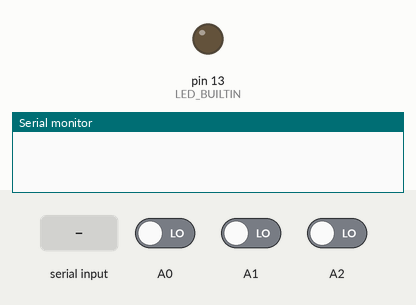
A sketch run on a simulated Arduino Mega 2560, built with avr-gcc and run on an emulated ATmega2560. Shown: output pins drawn as LEDs (lit = HIGH), the last lines printed to the serial monitor. The test bench sets the inputs (shaded band); at power-on: A0 LOW, A1 LOW, A2 LOW. The modem accepts every AT command (registered, SIM ready, sends succeed) and sends nothing else.

Above: at 0.1 s.
At 4.7 s:
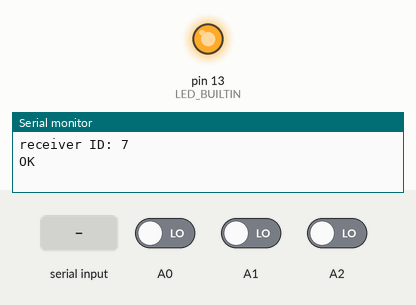
4.8 s: "+RCV=\n" received over Serial
7.3 s: "+RCV=\n" received over the second serial link
8.8 s: "1\n" received over Serial
Timing chart, 0 to 11.8 s (numbered marks = the images above; inputs shaded):
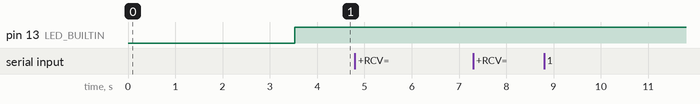

The sketch:

solidColorReceiver.ino
```cpp
#include <SoftwareSerial.h>

#define LORA_TX_PIN 2  //tx pin on LORA
#define LORA_RX_PIN 3  //rx pin on LORA
#define LCD_TX_PIN 5   //tx pin for LCD
#define LCD_RX_PIN 4   //rx pin for LCD

#define OVERRIDE_PIN 5 //override switch, turns on relay

#define USB Serial
#define BUFLEN 64
char workingBuffer[BUFLEN];


// Todo: Create a LORA class.  Replace this line with "LORA myLORA(LORA_TX_PIN, LORA_RX_PIN);
//SoftwareSerial LORA (LORA_TX_PIN, LORA_RX_PIN);
#define LORA Serial2

// Todo: Create an LCD class.  Replace this line with "LCD myLCD(LCD_TX_PIN, LCD_RX_PIN);
SoftwareSerial LCD  (LCD_TX_PIN,LCD_RX_PIN);

int address = 0;
bool overSwitch = false;
bool loraSwitch = false;
bool override = false;

/* Sends a command to the LoRa and returns the response in a buffer */
// Todo: Make this a class method
void sendToLora(const char* command, char* response, int buflen) {
  LORA.print(command);  // Send command
  LORA.print("\r\n");   // Append terminator
  int n = LORA.readBytesUntil('\n', response, buflen); // Read the response (terminates in \r\n)
  response[n - 1] = 0; // Replace the last character (\r) with a string terminator
}

// Todo: make this a class method
void readLora(char* response, int buflen) {
  int n = LORA.readBytesUntil('\n', response, buflen); // Read the response (terminates in \r\n)
  response[n - 1] = 0; // Replace the last character (\r) with a string terminator
}

// Todo: make this a class method
void displayLcd(char* message) {
  LCD.write(0xFE);  // Control character
  LCD.write(0x01);  // Clear the screen
  LCD.print(message);
}


// Todo:  Create an address class
void setAddress(){
  int b1 = digitalRead(A0);
  int b2 = digitalRead(A1);
  int b3 = digitalRead(A2);
  int x = !b1;
  x = x<<1 | !b2;
  x = x<<1 | !b3;
  address = x;
}

void setup() {
  // Start the serial port connected to the computer
  USB.begin(9600);
//  while (!USB) {
//    ;
//  }
  //USB.println("Initializing");

  // Start the LCD display
  delay(500); // Wait for LCD to be ready
  LCD.begin(9600);
  while (!LCD) {
    ;
  }

  // Start the LoRa connection
  LORA.begin(9600);
  while (!LORA) {
    ;
  }

  // Todo: Replace with myLCD.clear();
  LCD.write(0xFE);
  LCD.write(0x01);


  sendToLora("AT+ADDRESS?", workingBuffer, BUFLEN);
  Serial.println(workingBuffer);
  LCD.print("A=");
  LCD.print(workingBuffer+9);
  sendToLora("AT+NETWORKID?", workingBuffer, BUFLEN);
  Serial.println(workingBuffer);
  LCD.print(" N=");
  LCD.print(workingBuffer+11);
  sendToLora("AT+PARAMETER=10,7,1,7", workingBuffer, BUFLEN);
  Serial.println(workingBuffer);
  sendToLora("AT+PARAMETER?", workingBuffer, BUFLEN);
  Serial.println(workingBuffer);
  LCD.print(" P=");
  LCD.print(workingBuffer+11);


  pinMode(LED_BUILTIN, OUTPUT);
  pinMode(14, INPUT_PULLUP);
  pinMode(15, INPUT_PULLUP);
  pinMode(16, INPUT_PULLUP);
  pinMode(OVERRIDE_PIN, INPUT_PULLUP);

  setAddress();
  LCD.print(" ID=");
  LCD.print(address);

  USB.print("receiver ID: ");
  USB.println(address);
  /*strcpy(workingBuffer, "+RCV=1,5,HELLO,12,34");
  char *s1 = strtok(workingBuffer, ",");
  if (0 == strncmp(workingBuffer, "+RCV=", 5)) {
    s1 = strtok(NULL, ",");
    s1 = strtok(NULL, ",");
    displayLcd(s1);
  }*/
}

bool state = false;
long unsigned int timerCounter = 1000;

void xmitCharacter(char val) {
  String str("AT+SEND=1,1");
  LORA.print(str + val + "\r\n");
}

#define BUFLEN 64

void loop() {
  // Handle the serial monitor

  // If there are characters available from the xcvr and the Serial port isn't full,
  // then echo the message to the Serial monitor

  if (LORA.available() > 0) {
    //    char rcvd = WLS.read();
    //    Serial.write(rcvd);
    readLora(workingBuffer, BUFLEN);
    Serial.println(workingBuffer);

    char *s1 = strtok(workingBuffer, ",");
    if (0 == strncmp(workingBuffer, "+RCV=", 5)) {
      s1 = strtok(NULL, ",");
      s1 = strtok(NULL, ",");
      displayLcd(s1);

      if(s1[address] == '1'){
        loraSwitch = true;
      }else if (s1[address] == '0'){
        loraSwitch = false;
      }
    }
  }

  if(digitalRead(OVERRIDE_PIN)){
    digitalWrite(13, HIGH);
  }else{
    digitalWrite(13, loraSwitch);
  }

  // If there are characters available from the serial monitor, send them to the xcvr
  if (Serial.available() > 0) {
    String str = "AT+" + Serial.readString();  // Append the AT command prefix

    // Strip the newline character off of the end of the string from the monitor
    str.remove(str.length() - 1, 1);

    // Echo the string back to the monitor
    USB.println(str);

    // Send the string the xcvr
    LORA.print(str + "\r\n");
  }
}
```
